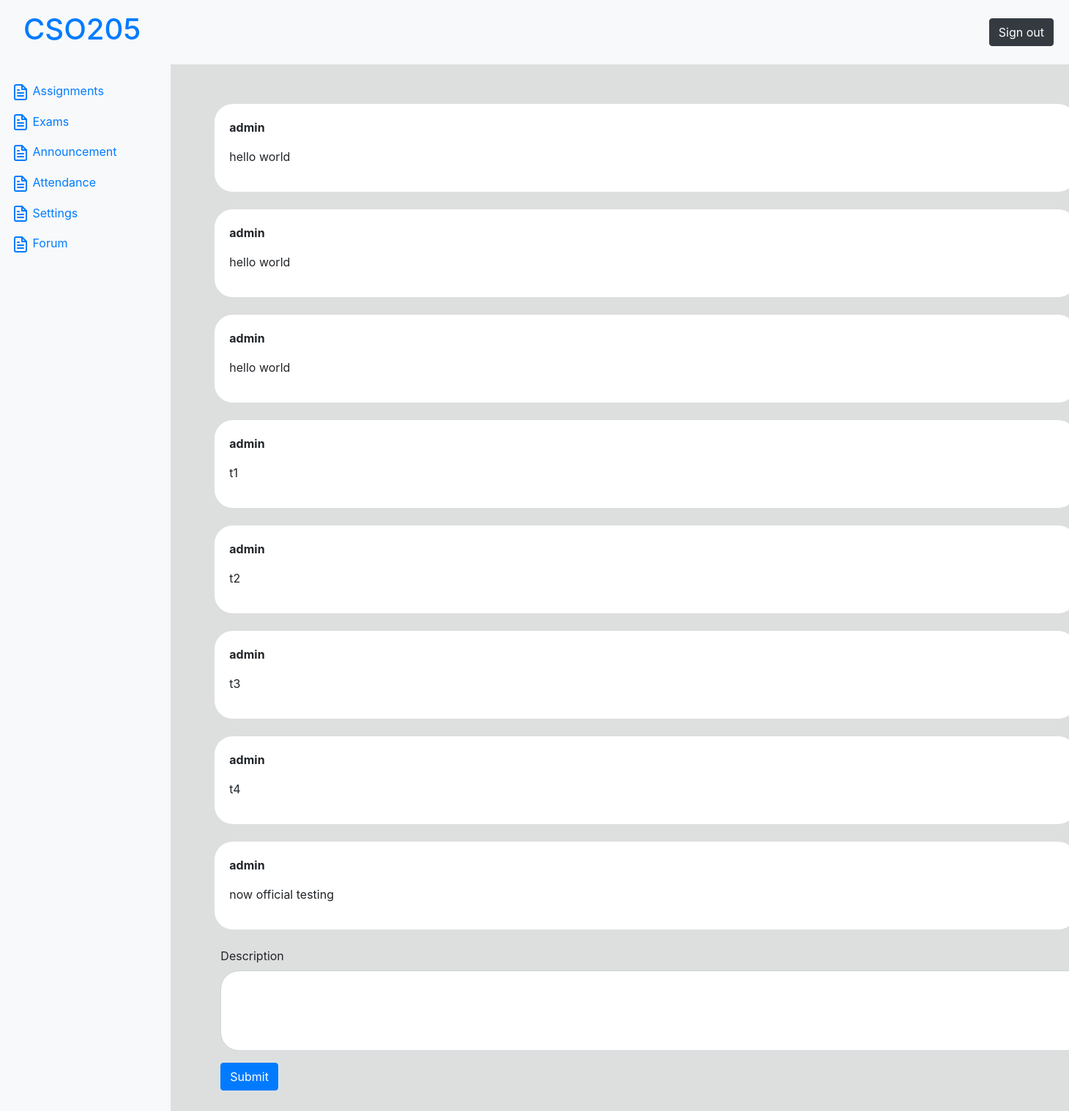
Screenshot of /f/ (signed in) with the database file from the repository.
### forum/models.py (models this page shows, shortened)
class fmsg(models.Model):
    posted_by=models.TextField()
    content=models.TextField()

### forum/views.py (the view)
# urls.py: path('',views.pg),
def pg(request):
    if request.user.is_authenticated:
        if request.method=='POST':
            a1=request.user.username
            a2=request.POST.get('description')
            a2=fmsg(posted_by=a1,content=a2)
            a2.save()
        q1=fmsg.objects.all()
        d1=dict()
        for x in range(len(q1)):
                d1[x+1]={'posted': q1[x].posted_by,'content':q1[x].content}
        return render(request,'forum.html',{'d1':d1})
    return redirect('/p/')

### templates/forum.html (shortened to what this page needs)
{% extends 'base.html' %}
{% block body %}
<div style="padding-top:30px; padding-bottom:40px; background-color: rgb(221, 223, 223);width: 83%;height:100%">
    <div>
        {% for x,y in d1.items %}
        <div class="my-4"
            style="max-width:1200px;margin-left: 60px; display: block;border: 20px solid white; background-color:white;border-radius: 25px;">
            <p> <b> {{y.posted}} </b></p>
            <p>{{y.content}} </p>
        </div>
        {% endfor %}
    </div>
    <div style="margin-left: 60px; margin-bottom: 400px;width:1200px;">
        <form action=" /f/" method="post">
            <div class="form-group mx-2 my-2">
                <label for="description">Description</label>
                <textarea class="form-control" id="description" name="description" rows="4"
                    style="border-radius: 25px;"></textarea>
            </div>
            <button class="btn btn-primary my-2 mx-2" type="submit">Submit</button>
        </form>
    </div>
</div>
{% endblock body %}

### rows the page displays
fmsg: posted "admin", content "hello world"
fmsg: posted "admin", content "hello world"
fmsg: posted "admin", content "hello world"
fmsg: posted "admin", content "t1"
fmsg: posted "admin", content "t2"
fmsg: posted "admin", content "t3"
fmsg: posted "admin", content "t4"
fmsg: posted "admin", content "now official testing"
